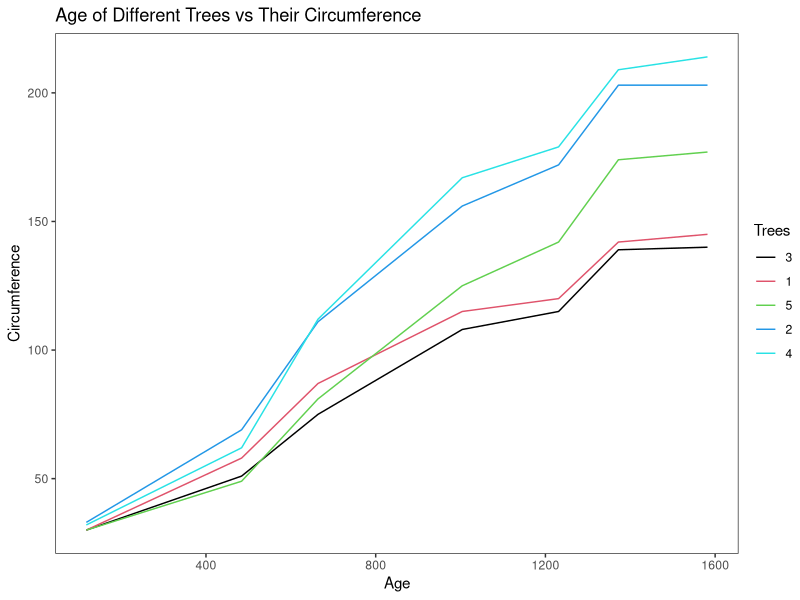
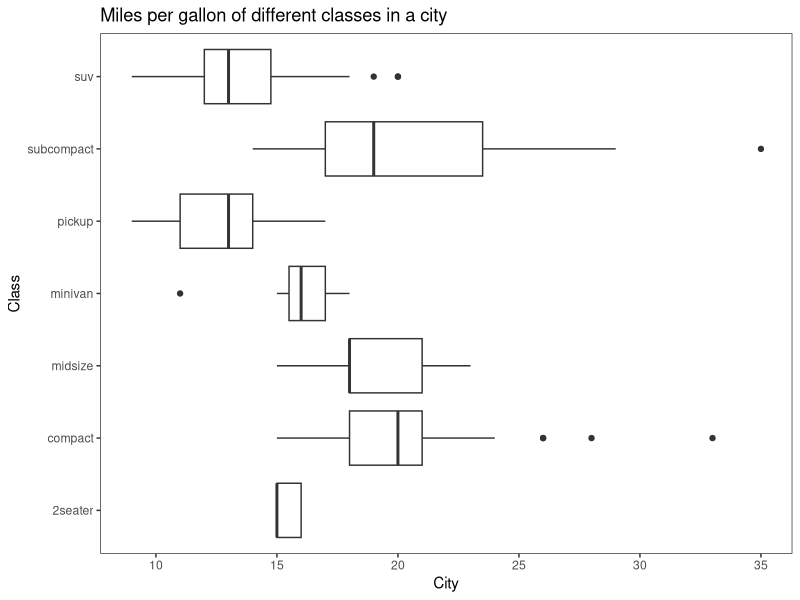

The R script that drew these images, in order:
## ---- chunk 1
library(ggplot2)
ggplot(Orange, aes(age, circumference)) +
  geom_line(mapping = aes(color = Tree)) +
  theme_test() +
  labs(x = "Age",
       y = "Circumference",
       title = "Age of Different Trees vs Their Circumference",
       color = "Trees") +
  scale_color_manual(values = c(1, 2, 3, 4, 5))
## ---- chunk 2
print(mpg, n = 224)
## ---- chunk 3
summary(mpg, x = cty, y = class)

## ---- chunk 4
ggplot(mpg, aes(cty,class)) +
  geom_boxplot() +
  theme_test() +
  labs(
    x = "City",
    y = "Class",
    title = "Miles per gallon of different classes in a city",
  ) +
  scale_colour_viridis_d()
